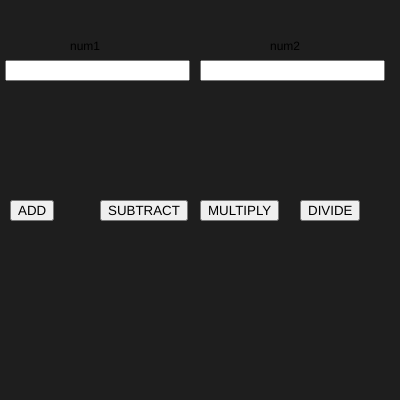
Frame 1 (no input)
Frame 60 (no input): identical to frame 1, image omitted
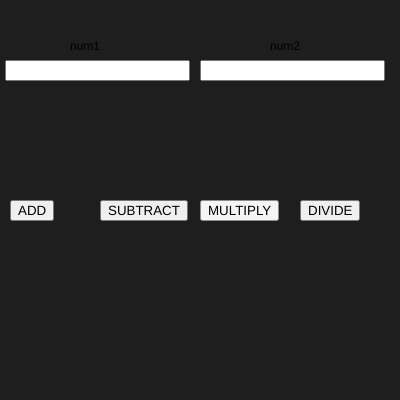
Frame 120 (the mouse pressed at the canvas centre since frame 60)

The p5.js sketch that drew these frames (run headless with seeded random() and noise() and a simulated clock; from frame 60 on, the mouse is pressed at the canvas centre):

// p5.js sketch
// ── sketch.js
var num1,num2;
var b1,b2,b3,b4;
var n1,n2;

function setup() {
  createCanvas(400,400);

  num1 = createInput();
  num1.position(5,60);

  num2 = createInput();
  num2.position(200,60);

  b1 = createButton("ADD");
  b1.position(10,200);
  b1.mouseClicked(addition);

  b2 = createButton("SUBTRACT");
  b2.position(100,200);
  b2.mouseClicked(subtraction);

  b3 = createButton("MULTIPLY");
  b3.position(200,200);
  b3.mouseClicked(multiplication);

  b4 = createButton("DIVIDE");
  b4.position(300,200);
  b4.mouseClicked(division);
}

function draw() 
{
  background(30);

  text("num1",70,50);
  text("num2",270,50);

  n1 = parseInt(num1.value());
  n2 = parseInt(num2.value());

}

function addition(){
  console.log(n1 + n2);
}

function subtraction(){
  console.log(n1 - n2);
} 

function multiplication(){
  console.log(n1 * n2);
}

function division(){
  console.log(n1/n2);
}
